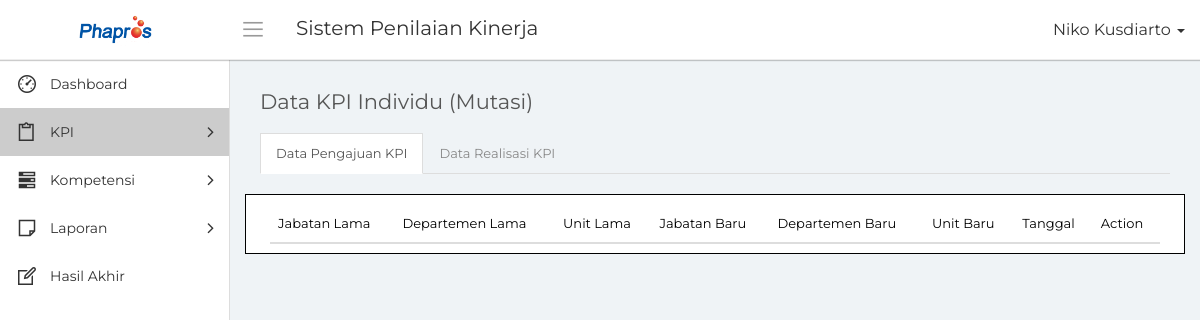
/data_kpi_mutasi.php (signed in), run on an earlier commit of the app's database.
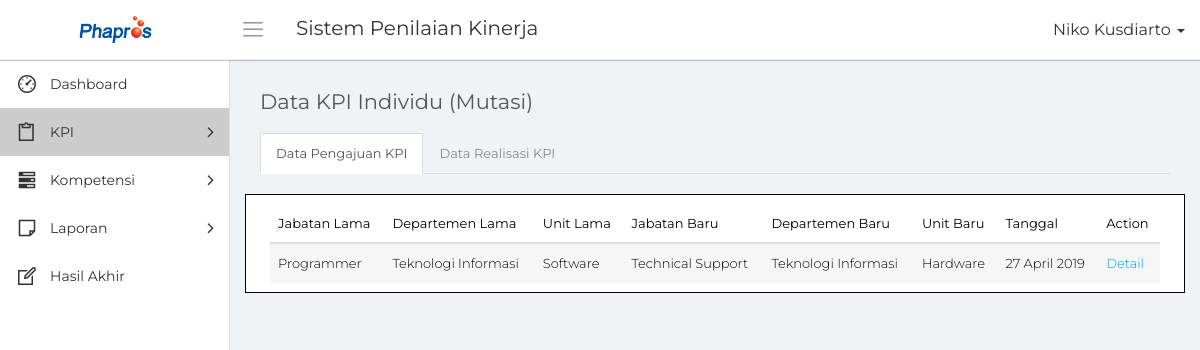
And on a later commit of the database.
### tables this page shows
CREATE TABLE `mutasi_pegawai` (
  `id_mutasi` bigint(20) NOT NULL,
  `id_anggota` bigint(20) NOT NULL,
  `id_jabatan_lama` bigint(20) NOT NULL,
  `id_departemen_lama` bigint(20) NOT NULL,
  `id_unit_lama` bigint(20) NOT NULL,
  `id_jabatan_baru` bigint(20) NOT NULL,
  `id_departemen_baru` bigint(20) NOT NULL,
  `id_unit_baru` bigint(20) NOT NULL,
  `id_periode` bigint(20) NOT NULL,
  `tanggal_mutasi` date NOT NULL,
  `tanggal_input` date NOT NULL
);

CREATE TABLE `mst_jabatan` (
  `id_jabatan` bigint(20) NOT NULL,
  `nama_jabatan` varchar(50) NOT NULL,
  `tanggal_input` date NOT NULL
);

CREATE TABLE `mst_departemen` (
  `id_departemen` bigint(20) NOT NULL,
  `nama_departemen` varchar(50) NOT NULL,
  `tanggal_input` date NOT NULL
);

CREATE TABLE `mst_unit` (
  `id_unit` bigint(20) NOT NULL,
  `nama_unit` varchar(50) NOT NULL,
  `tanggal_input` date NOT NULL
);

### conn/database.php (called while the page is built, shortened)
<?php
	class database{
		function __construct(){
			$this->connection = new mysqli('localhost', 'root', '','phapros_final');
		}
		function tampil_jabatan_detail($id_cek = null, $jenis = null)
		{
			$ket = '';
			if($jenis != null)
			{
				if($jenis == 1 || $jenis == '1')
				{
					$query = $this->connection->query("SELECT * FROM mst_jabatan WHERE id_jabatan = '$id_cek'");
					while($tampil = $query->fetch_array())
						$ket = $tampil['nama_jabatan'];
				}
				else if($jenis == 2 || $jenis == '2')
				{
					$query = $this->connection->query("SELECT * FROM mst_departemen WHERE id_departemen = '$id_cek'");
					while($tampil = $query->fetch_array())
						$ket = $tampil['nama_departemen'];
				}
				else if($jenis == 3 || $jenis == '3')
				{
					$query = $this->connection->query("SELECT * FROM mst_unit WHERE id_unit = '$id_cek'");
					while($tampil = $query->fetch_array())
						$ket = $tampil['nama_unit'];
				}
			}
			return $ket;
		}
		function tampil_periode($id_periode = null){
			$hasil = [];
			if($id_periode == null)
				$query = $this->connection->query("SELECT * FROM mst_periode");
			else
				$query = $this->connection->query("SELECT * FROM mst_periode WHERE id_periode = '$id_periode'");
			while($tampil = $query->fetch_array())
				$hasil[] = $tampil;
			return $hasil;
		}
		function tampil_mutasi_pribadi($id_periode = null, $id_anggota = null)
		{
			$hasil = [];
			$query = $this->connection->query("SELECT mp.*, j.nama_jabatan, d.nama_departemen, u.nama_unit FROM mutasi_pegawai mp LEFT JOIN mst_jabatan j ON mp.id_jabatan_lama = j.id_jabatan LEFT JOIN mst_departemen d ON mp.id_departemen_lama = d.id_departemen LEFT JOIN mst_unit u ON mp.id_unit_lama = u.id_unit WHERE mp.id_anggota = '$id_anggota' AND mp.id_periode = '$id_periode'");
			while($tampil = $query->fetch_array())
				$hasil[] = $tampil;
			return $hasil;
		}
	}
?>

### data_kpi_mutasi.php (the view, shortened to what the changed rows need)
<?php
    include "conn/database.php";
    $db = new database();
    $id_anggotaD = $_SESSION['id_anggota'];
    $idA = 'kosong';
    foreach($db->tampil_periode() as $tampilP)
    {
        if($tampilP['status'] == 1)
        {
            $idA = $tampilP['id_periode'];
        }
    }
?>
<!DOCTYPE html>
<html>
    <head>
        <link rel="stylesheet" type="text/css" href="assets/css/bootstrap.min.css">
        <link rel="stylesheet" type="text/css" href="assets/css/font-awesome.min.css">
        <link rel="stylesheet" type="text/css" href="assets/css/line-awesome.min.css">
        <link rel="stylesheet" type="text/css" href="assets/css/datatables.min.css"/>
		<link rel="stylesheet" type="text/css" href="assets/css/select2.min.css">
		<link rel="stylesheet" type="text/css" href="assets/css/bootstrap-datetimepicker.min.css">
        <link rel="stylesheet" type="text/css" href="assets/css/style.css">
    </head>
    <body>
        <div class="main-wrapper">
            <div class="page-wrapper">
                <div class="content container-fluid">
                    <div class="tab-content">
                        <div id="dpk" class="tab-pane fade in active">
                            <div class="row" style="border:1px solid black;color:black; background-color:white; padding:1%;">
                                <div class="col-md-12">
                                    <div class="table-responsive">
                                        <table class="table table-striped custom-table m-b-0 display" id="tabel2">
                                            <thead>
                                                <tr>
                                                    <th>Jabatan Lama</th>
                                                    <th>Departemen Lama</th>
                                                    <th>Unit Lama</th>
                                                    <th>Jabatan Baru</th>
                                                    <th>Departemen Baru</th>
                                                    <th>Unit Baru</th>
                                                    <th>Tanggal</th>
                                                    <th>Action</th>
                                                </tr>
                                            </thead>
                                            <tbody>
                                            <?php
                                                foreach($db->tampil_mutasi_pribadi($idA, $id_anggotaD) as $data)
                                                {
                                            ?>
                                                    <tr>
                                                        <td><?php echo $data['nama_jabatan']; ?></td>
                                                        <td><?php echo $data['nama_departemen']; ?></td>
                                                        <td><?php echo $data['nama_unit']; ?></td>
                                                        <td><?php echo $db->tampil_jabatan_detail($data['id_jabatan_baru'], 1); ?></td>
                                                        <td><?php echo $db->tampil_jabatan_detail($data['id_departemen_baru'], 2); ?></td>
                                                        <td><?php echo $db->tampil_jabatan_detail($data['id_unit_baru'], 3); ?></td>
                                                        <td><?php echo date('d F Y', strtotime($data['tanggal_mutasi'])); ?></td>
                                                        <td><a href="detail_kpi_individu_mutasi.php?id_anggota=<?php echo $data['id_anggota']."&&id_jabatan_lama=".$data['id_jabatan_lama']."&&id_departemen_lama=".$data['id_departemen_lama']."&&id_unit_lama=".$data['id_unit_lama']; ?>">Detail</a></td>
                                                    </tr>
                                            <?php
                                                }
                                            ?>
                                            </tbody>
                                        </table>
                                    </div>
                                </div>
                            </div>
                        </div>
                    </div>
                </div>
            </div>
        </div>
    </body>
</html>

What changed in the data, as far as the page shows it:
added mutasi_pegawai: mst_jabatan.nama_jabatan "Programmer", mst_departemen.nama_departemen "Teknologi Informasi", mst_unit.nama_unit "Software", id_jabatan_baru.nama_jabatan "Technical Support", id_departemen_baru.nama_departemen "Teknologi Informasi", id_unit_baru.nama_unit "Hardware", tanggal_mutasi "27 April 2019"
